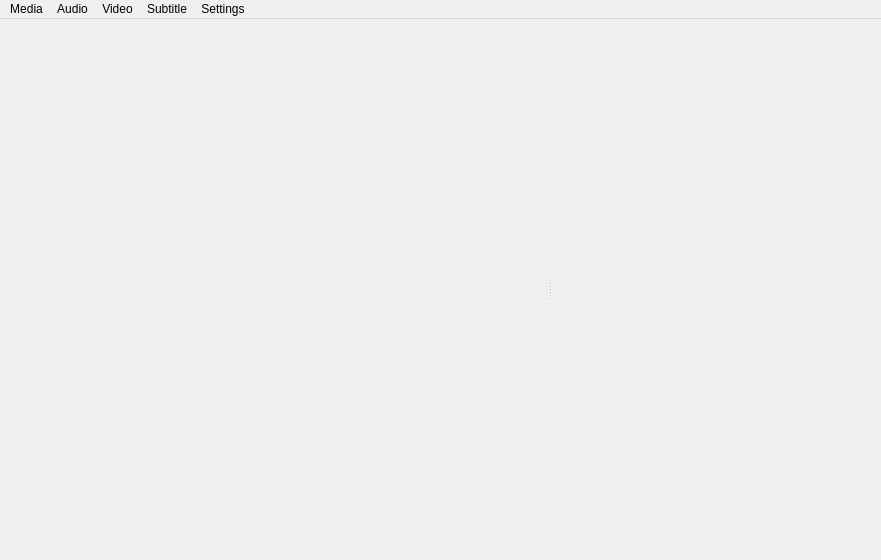
<?xml version="1.0" encoding="UTF-8"?>
<ui version="4.0">
 <class>MainWindow</class>
 <widget class="QMainWindow" name="MainWindow">
  <property name="geometry">
   <rect>
    <x>0</x>
    <y>0</y>
    <width>881</width>
    <height>560</height>
   </rect>
  </property>
  <property name="focusPolicy">
   <enum>Qt::StrongFocus</enum>
  </property>
  <property name="acceptDrops">
   <bool>true</bool>
  </property>
  <property name="windowTitle">
   <string>Memento</string>
  </property>
  <widget class="QWidget" name="centralwidget">
   <property name="acceptDrops">
    <bool>false</bool>
   </property>
   <layout class="QVBoxLayout" name="verticalLayout">
    <property name="spacing">
     <number>0</number>
    </property>
    <property name="leftMargin">
     <number>0</number>
    </property>
    <property name="topMargin">
     <number>0</number>
    </property>
    <property name="rightMargin">
     <number>0</number>
    </property>
    <property name="bottomMargin">
     <number>0</number>
    </property>
    <item>
     <widget class="QSplitter" name="splitterPlayerSubtitles">
      <property name="orientation">
       <enum>Qt::Horizontal</enum>
      </property>
      <property name="childrenCollapsible">
       <bool>false</bool>
      </property>
      <widget class="MpvWidget" name="player" native="true">
       <property name="sizePolicy">
        <sizepolicy hsizetype="Expanding" vsizetype="Expanding">
         <horstretch>0</horstretch>
         <verstretch>0</verstretch>
        </sizepolicy>
       </property>
       <property name="minimumSize">
        <size>
         <width>500</width>
         <height>400</height>
        </size>
       </property>
       <property name="cursor">
        <cursorShape>BlankCursor</cursorShape>
       </property>
       <property name="mouseTracking">
        <bool>true</bool>
       </property>
      </widget>
      <widget class="SubtitleListWidget" name="subtitleList" native="true">
       <property name="minimumSize">
        <size>
         <width>300</width>
         <height>0</height>
        </size>
       </property>
      </widget>
     </widget>
    </item>
    <item>
     <widget class="PlayerControls" name="controls" native="true">
      <property name="sizePolicy">
       <sizepolicy hsizetype="Preferred" vsizetype="Fixed">
        <horstretch>0</horstretch>
        <verstretch>0</verstretch>
       </sizepolicy>
      </property>
     </widget>
    </item>
   </layout>
  </widget>
  <widget class="QMenuBar" name="menubar">
   <property name="geometry">
    <rect>
     <x>0</x>
     <y>0</y>
     <width>881</width>
     <height>34</height>
    </rect>
   </property>
   <widget class="QMenu" name="menuMedia">
    <property name="minimumSize">
     <size>
      <width>200</width>
      <height>0</height>
     </size>
    </property>
    <property name="title">
     <string>Media</string>
    </property>
    <addaction name="actionOpen"/>
    <addaction name="actionOpenUrl"/>
   </widget>
   <widget class="QMenu" name="menuAudio">
    <property name="minimumSize">
     <size>
      <width>200</width>
      <height>0</height>
     </size>
    </property>
    <property name="title">
     <string>Audio</string>
    </property>
    <addaction name="actionAudioNone"/>
   </widget>
   <widget class="QMenu" name="menuVideo">
    <property name="minimumSize">
     <size>
      <width>200</width>
      <height>0</height>
     </size>
    </property>
    <property name="title">
     <string>Video</string>
    </property>
    <addaction name="actionVideoNone"/>
   </widget>
   <widget class="QMenu" name="menuSubtitle">
    <property name="minimumSize">
     <size>
      <width>200</width>
      <height>0</height>
     </size>
    </property>
    <property name="title">
     <string>Subtitle</string>
    </property>
    <widget class="QMenu" name="menuSubtitleTwo">
     <property name="title">
      <string>Second Track</string>
     </property>
     <addaction name="actionSubtitleTwoNone"/>
    </widget>
    <addaction name="actionAddSubtitle"/>
    <addaction name="menuSubtitleTwo"/>
    <addaction name="separator"/>
    <addaction name="actionSubtitleNone"/>
   </widget>
   <widget class="QMenu" name="menuSettings">
    <property name="geometry">
     <rect>
      <x>714</x>
      <y>327</y>
      <width>200</width>
      <height>211</height>
     </rect>
    </property>
    <property name="minimumSize">
     <size>
      <width>200</width>
      <height>0</height>
     </size>
    </property>
    <property name="title">
     <string>Settings</string>
    </property>
    <widget class="QMenu" name="menuAnkiProfile">
     <property name="geometry">
      <rect>
       <x>664</x>
       <y>189</y>
       <width>142</width>
       <height>60</height>
      </rect>
     </property>
     <property name="title">
      <string>Anki Profile</string>
     </property>
    </widget>
    <widget class="QMenu" name="menuSubtitle_Search">
     <property name="title">
      <string>Subtitle Search</string>
     </property>
     <addaction name="actionIncreaseSize"/>
     <addaction name="actionDecreaseSize"/>
     <addaction name="actionMoveUp"/>
     <addaction name="actionMoveDown"/>
    </widget>
    <addaction name="menuAnkiProfile"/>
    <addaction name="menuSubtitle_Search"/>
    <addaction name="actionOptions"/>
    <addaction name="separator"/>
    <addaction name="actionAbout"/>
    <addaction name="actionUpdate"/>
   </widget>
   <addaction name="menuMedia"/>
   <addaction name="menuAudio"/>
   <addaction name="menuVideo"/>
   <addaction name="menuSubtitle"/>
   <addaction name="menuSettings"/>
  </widget>
  <action name="actionOpen">
   <property name="text">
    <string>Open File</string>
   </property>
   <property name="shortcut">
    <string>Ctrl+O</string>
   </property>
  </action>
  <action name="actionAudioNone">
   <property name="checkable">
    <bool>true</bool>
   </property>
   <property name="checked">
    <bool>true</bool>
   </property>
   <property name="text">
    <string>None</string>
   </property>
  </action>
  <action name="actionVideoNone">
   <property name="checkable">
    <bool>true</bool>
   </property>
   <property name="checked">
    <bool>true</bool>
   </property>
   <property name="text">
    <string>None</string>
   </property>
  </action>
  <action name="actionSubtitleNone">
   <property name="checkable">
    <bool>true</bool>
   </property>
   <property name="checked">
    <bool>true</bool>
   </property>
   <property name="text">
    <string>None</string>
   </property>
  </action>
  <action name="actionSubtitleTwoNone">
   <property name="checkable">
    <bool>true</bool>
   </property>
   <property name="checked">
    <bool>true</bool>
   </property>
   <property name="text">
    <string>None</string>
   </property>
  </action>
  <action name="actionAddSubtitle">
   <property name="text">
    <string>Add Subtitle File</string>
   </property>
  </action>
  <action name="actionUpdate">
   <property name="text">
    <string>Check for Updates</string>
   </property>
  </action>
  <action name="actionOptions">
   <property name="text">
    <string>Options</string>
   </property>
  </action>
  <action name="actionAbout">
   <property name="text">
    <string>About Memento</string>
   </property>
  </action>
  <action name="actionIncreaseSize">
   <property name="text">
    <string>Increase Size</string>
   </property>
   <property name="shortcut">
    <string>Ctrl+2</string>
   </property>
  </action>
  <action name="actionDecreaseSize">
   <property name="text">
    <string>Decrease Size</string>
   </property>
   <property name="shortcut">
    <string>Ctrl+1</string>
   </property>
  </action>
  <action name="actionMoveUp">
   <property name="text">
    <string>Move Up</string>
   </property>
   <property name="shortcut">
    <string>Alt+2</string>
   </property>
  </action>
  <action name="actionMoveDown">
   <property name="text">
    <string>Move Down</string>
   </property>
   <property name="shortcut">
    <string>Alt+1</string>
   </property>
  </action>
  <action name="actionOpenUrl">
   <property name="text">
    <string>Open URL</string>
   </property>
   <property name="shortcut">
    <string>Ctrl+U</string>
   </property>
  </action>
 </widget>
 <customwidgets>
  <customwidget>
   <class>MpvWidget</class>
   <extends>QWidget</extends>
   <header>src/gui/widgets/mpvwidget.h</header>
  </customwidget>
  <customwidget>
   <class>PlayerControls</class>
   <extends>QWidget</extends>
   <header>src/gui/widgets/playercontrols.h</header>
   <container>1</container>
  </customwidget>
  <customwidget>
   <class>SubtitleListWidget</class>
   <extends>QWidget</extends>
   <header>src/gui/widgets/subtitlelistwidget.h</header>
   <container>1</container>
  </customwidget>
 </customwidgets>
 <resources/>
 <connections/>
</ui>
